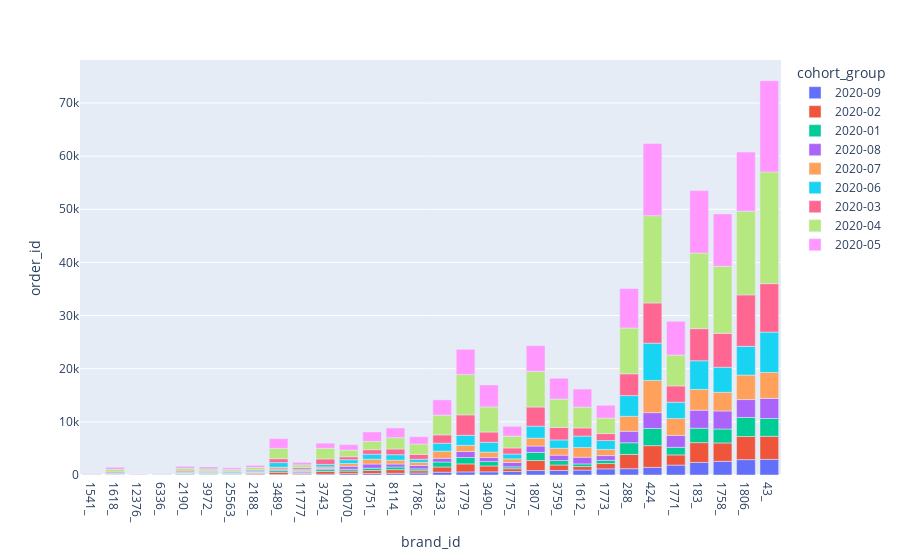

This figure's notebook cell:
### Markdown cell above
видно что почти по все бренды основной вклад вносят когорты 2020-05  2020-04 и 2020-03 (на текущий момент)

### Code cell
cohort_brand(unilever,"2020-01-01", "2020-12-12", "2020-01")

### Figure 1 — Plotly figure (JSON) as saved in the notebook; plotly's stock layout.template omitted (floating-point values rounded to 4 significant figures)
{"data": [{"alignmentgroup": "True", "customdata": [[101.0], [3428], [1971.0], [1585.0], [3141.0], [5637.0], [7885.0], [10010.0], [7987.0], [13120.0], [40850.0], [31810.0], [70150.0], [100600.0], [74380.0], [41890.0], [68300.0], [107000.0], [58190.0], [149600.0], [85410.0], [157700.0], [228400.0], [108400.0], [289800.0], [273400.0], [177300.0], [461600.0], [454700.0], [342900.0]], "hovertemplate": "cohort_group=2020-09<br>brand_id=%{x}<br>order_id=%{y}<br>rev_temp=%{customdata[0]}<extra></extra>", "legendgroup": "2020-09", "marker": {"color": "#636efa"}, "name": "2020-09", "offsetgroup": "2020-09", "orientation": "v", "showlegend": true, "textposition": "auto", "type": "bar", "x": ["1541_", "1618_", "12376_", "6336_", "2190_", "3972_", "25563_", "2188_", "3489_", "11777_", "3743_", "10070_", "1751_", "8114_", "1786_", "2433_", "1779_", "3490_", "1775_", "1807_", "3759_", "1612_", "1773_", "288_", "424_", "1771_", "183_", "1758_", "1806_", "43_"], "xaxis": "x", "y": [2, 7, 7, 13, 35, 56, 59, 74, 78, 98, 178, 261, 277, 325, 372, 528, 582, 596, 652, 838, 852, 923, 1156, 1187, 1432, 1865, 2371, 2575, 2893, 2943], "yaxis": "y"}, {"alignmentgroup": "True", "customdata": [[1323.0], [1583.0], [1533.0], [8390.0], [9064.0], [30500.0], [9342.0], [24680.0], [30810.0], [56010.0], [94590.0], [100200.0], [73460.0], [58740.0], [143800.0], [159500.0], [183300.0], [81160.0], [256700.0], [124200.0], [196200.0], [192300.0], [334800.0], [372700.0], [301800.0], [779100.0], [302400.0], [928300.0], [754300.0], [875300.0]], "hovertemplate": "cohort_group=2020-02<br>brand_id=%{x}<br>order_id=%{y}<br>rev_temp=%{customdata[0]}<extra></extra>", "legendgroup": "2020-02", "marker": {"color": "#EF553B"}, "name": "2020-02", "offsetgroup": "2020-02", "orientation": "v", "showlegend": true, "textposition": "auto", "type": "bar", "x": ["12376_", "6336_", "1541_", "25563_", "3972_", "1618_", "2190_", "2188_", "11777_", "3489_", "1786_", "3743_", "10070_", "1775_", "1751_", "1612_", "8114_", "2433_", "1773_", "3759_", "3490_", "1779_", "1807_", "1771_", "288_", "1758_", "183_", "424_", "43_", "1806_"], "xaxis": "x", "y": [5, 16, 17, 64, 69, 84, 104, 166, 211, 438, 441, 484, 485, 531, 567, 668, 685, 975, 996, 1030, 1104, 1508, 1882, 1914, 2680, 3458, 3723, 4091, 4342, 4358], "yaxis": "y"}, {"alignmentgroup": "True", "customdata": [[1620.0], [853.3], [1757.0], [4709.0], [24940.0], [7611.0], [8769.0], [13210.0], [16420.0], [38440.0], [58790.0], [71640.0], [37890.0], [84360.0], [113600.0], [153500.0], [111600.0], [152700.0], [149900.0], [101100.0], [73900.0], [151700.0], [259100.0], [278700.0], [283000.0], [573200.0], [230400.0], [667300.0], [579300.0], [686900.0]], "hovertemplate": "cohort_group=2020-01<br>brand_id=%{x}<br>order_id=%{y}<br>rev_temp=%{customdata[0]}<extra></extra>", "legendgroup": "2020-01", "marker": {"color": "#00cc96"}, "name": "2020-01", "offsetgroup": "2020-01", "orientation": "v", "showlegend": true, "textposition": "auto", "type": "bar", "x": ["12376_", "1541_", "6336_", "3972_", "1618_", "25563_", "2190_", "2188_", "11777_", "3489_", "10070_", "1786_", "1775_", "3743_", "1751_", "8114_", "1612_", "1773_", "3490_", "3759_", "2433_", "1779_", "1771_", "1807_", "288_", "1758_", "183_", "424_", "43_", "1806_"], "xaxis": "x", "y": [6, 14, 18, 61, 62, 62, 101, 105, 115, 319, 335, 338, 353, 355, 431, 497, 498, 612, 829, 840, 939, 1207, 1428, 1526, 2196, 2622, 2708, 3233, 3352, 3575], "yaxis": "y"}, {"alignmentgroup": "True", "customdata": [[495.7], [2921.0], [2162.0], [13920.0], [5722.0], [9846.0], [16060.0], [16260.0], [29070.0], [46380.0], [25870.0], [151200.0], [82780.0], [121200.0], [62360.0], [142200.0], [186800.0], [79860.0], [185000.0], [109900.0], [126700.0], [212600.0], [241000.0], [199800.0], [355900.0], [553800.0], [658500.0], [273700.0], [640900.0], [551900.0]], "hovertemplate": "cohort_group=2020-08<br>brand_id=%{x}<br>order_id=%{y}<br>rev_temp=%{customdata[0]}<extra></extra>", "legendgroup": "2020-08", "marker": {"color": "#ab63fa"}, "name": "2020-08", "offsetgroup": "2020-08", "orientation": "v", "showlegend": true, "textposition": "auto", "type": "bar", "x": ["1541_", "12376_", "6336_", "1618_", "2190_", "3972_", "25563_", "2188_", "11777_", "3743_", "3489_", "8114_", "10070_", "1786_", "2433_", "3490_", "1751_", "1775_", "1773_", "3759_", "1779_", "1807_", "1612_", "288_", "1771_", "424_", "1806_", "183_", "1758_", "43_"], "xaxis": "x", "y": [8, 12, 17, 38, 64, 110, 117, 118, 215, 239, 259, 562, 565, 639, 708, 769, 795, 830, 889, 1009, 1118, 1207, 1258, 2165, 2243, 2978, 3371, 3395, 3395, 3776], "yaxis": "y"}, {"alignmentgroup": "True", "customdata": [[3063.0], [1501.0], [2860.0], [20300.0], [7702.0], [20050.0], [19210.0], [17180.0], [31760.0], [59850.0], [36300.0], [62850.0], [116300.0], [73710.0], [201200.0], [221400.0], [189600.0], [259400.0], [137200.0], [146800.0], [98300.0], [258600.0], [486500.0], [275300.0], [643100.0], [749800.0], [321200.0], [793300.0], [795200.0], [1141000.0]], "hovertemplate": "cohort_group=2020-07<br>brand_id=%{x}<br>order_id=%{y}<br>rev_temp=%{customdata[0]}<extra></extra>", "legendgroup": "2020-07", "marker": {"color": "#FFA15A"}, "name": "2020-07", "offsetgroup": "2020-07", "orientation": "v", "showlegend": true, "textposition": "auto", "type": "bar", "x": ["12376_", "1541_", "6336_", "1618_", "2190_", "2188_", "25563_", "3972_", "11777_", "3743_", "3489_", "10070_", "1786_", "1775_", "8114_", "1751_", "3490_", "1773_", "1779_", "3759_", "2433_", "1807_", "1612_", "288_", "1771_", "1758_", "183_", "1806_", "43_", "424_"], "xaxis": "x", "y": [11, 20, 23, 49, 92, 134, 137, 174, 236, 270, 366, 516, 581, 677, 728, 895, 1007, 1151, 1157, 1295, 1329, 1482, 1820, 2812, 3173, 3504, 3908, 4608, 4885, 6061], "yaxis": "y"}, {"alignmentgroup": "True", "customdata": [[2175.0], [1711.0], [7660.0], [12720.0], [54070.0], [27080.0], [21520.0], [19500.0], [32560.0], [94330.0], [115100.0], [104600.0], [95970.0], [89690.0], [241200.0], [280500.0], [116900.0], [188500.0], [375400.0], [362100.0], [235300.0], [461800.0], [434300.0], [522100.0], [366600.0], [982800.0], [433800.0], [1022000.0], [1283000.0], [1332000.0]], "hovertemplate": "cohort_group=2020-06<br>brand_id=%{x}<br>order_id=%{y}<br>rev_temp=%{customdata[0]}<extra></extra>", "legendgroup": "2020-06", "marker": {"color": "#19d3f3"}, "name": "2020-06", "offsetgroup": "2020-06", "orientation": "v", "showlegend": true, "textposition": "auto", "type": "bar", "x": ["6336_", "1541_", "12376_", "2190_", "1618_", "2188_", "25563_", "3972_", "11777_", "3743_", "1786_", "10070_", "3489_", "1775_", "1751_", "8114_", "2433_", "3759_", "1773_", "3490_", "1779_", "1612_", "1807_", "1771_", "288_", "1758_", "183_", "1806_", "424_", "43_"], "xaxis": "x", "y": [17, 27, 28, 143, 145, 189, 211, 213, 229, 469, 590, 718, 870, 902, 947, 1026, 1500, 1576, 1676, 1851, 1897, 2155, 2247, 3069, 3901, 4723, 5396, 5402, 7011, 7592], "yaxis": "y"}, {"alignmentgroup": "True", "customdata": [[2694.0], [1900.0], [9115.0], [12020.0], [12660.0], [87950.0], [19430.0], [30010.0], [47540.0], [98920.0], [90630.0], [222200.0], [185600.0], [231600.0], [289800.0], [123200.0], [311200.0], [362500.0], [141300.0], [391000.0], [315600.0], [546500.0], [679600.0], [550000.0], [482600.0], [512100.0], [1591000.0], [1605000.0], [1693000.0], [1989000.0]], "hovertemplate": "cohort_group=2020-03<br>brand_id=%{x}<br>order_id=%{y}<br>rev_temp=%{customdata[0]}<extra></extra>", "legendgroup": "2020-03", "marker": {"color": "#FF6692"}, "name": "2020-03", "offsetgroup": "2020-03", "orientation": "v", "showlegend": true, "textposition": "auto", "type": "bar", "x": ["6336_", "1541_", "12376_", "25563_", "3972_", "1618_", "2190_", "2188_", "11777_", "10070_", "3489_", "1751_", "1786_", "3743_", "8114_", "1775_", "1773_", "1612_", "2433_", "3490_", "3759_", "1771_", "1807_", "1779_", "288_", "183_", "1758_", "424_", "43_", "1806_"], "xaxis": "x", "y": [24, 25, 29, 107, 119, 196, 218, 222, 310, 551, 737, 850, 917, 1029, 1070, 1147, 1315, 1532, 1577, 1935, 2351, 3071, 3614, 3847, 4104, 6038, 6375, 7574, 9122, 9686], "yaxis": "y"}, {"alignmentgroup": "True", "customdata": [[11800.0], [3662.0], [9121.0], [35050.0], [33980.0], [53520.0], [75410.0], [200800.0], [41650.0], [211500.0], [403300.0], [220100.0], [402100.0], [385900.0], [584600.0], [238500.0], [673700.0], [325500.0], [969000.0], [932400.0], [687600.0], [996000.0], [1196000.0], [974900.0], [885200.0], [2774000.0], [1186000.0], [3000000.0], [3127000.0], [4105000.0]], "hovertemplate": "cohort_group=2020-04<br>brand_id=%{x}<br>order_id=%{y}<br>rev_temp=%{customdata[0]}<extra></extra>", "legendgroup": "2020-04", "marker": {"color": "#B6E880"}, "name": "2020-04", "offsetgroup": "2020-04", "orientation": "v", "showlegend": true, "textposition": "auto", "type": "bar", "x": ["12376_", "1541_", "6336_", "25563_", "3972_", "2188_", "11777_", "1618_", "2190_", "10070_", "1751_", "3489_", "1786_", "3743_", "8114_", "1775_", "1773_", "2433_", "1612_", "3490_", "3759_", "1771_", "1807_", "1779_", "288_", "1758_", "183_", "1806_", "424_", "43_"], "xaxis": "x", "y": [39, 60, 83, 290, 340, 435, 483, 497, 504, 1259, 1545, 1945, 1945, 1996, 2126, 2223, 2918, 3699, 3920, 4717, 5329, 5804, 6701, 7589, 8607, 12607, 14225, 15755, 16425, 21027], "yaxis": "y"}, {"alignmentgroup": "True", "customdata": [[5343.0], [19040.0], [3972.0], [31160.0], [31930.0], [36580.0], [49160.0], [146400.0], [82640.0], [202300.0], [168200.0], [293400.0], [438700.0], [211400.0], [506500.0], [195000.0], [553000.0], [230300.0], [758200.0], [462800.0], [759400.0], [560900.0], [797600.0], [1067000.0], [699100.0], [1985000.0], [1988000.0], [917500.0], [2477000.0], [3054000.0]], "hovertemplate": "cohort_group=2020-05<br>brand_id=%{x}<br>order_id=%{y}<br>rev_temp=%{customdata[0]}<extra></extra>", "legendgroup": "2020-05", "marker": {"color": "#FF97FF"}, "name": "2020-05", "offsetgroup": "2020-05", "orientation": "v", "showlegend": true, "textposition": "auto", "type": "bar", "x": ["6336_", "12376_", "1541_", "25563_", "2190_", "3972_", "2188_", "1618_", "11777_", "3743_", "10070_", "1786_", "1751_", "3489_", "8114_", "1775_", "1773_", "2433_", "1612_", "3759_", "3490_", "1779_", "1807_", "1771_", "288_", "1758_", "1806_", "183_", "424_", "43_"], "xaxis": "x", "y": [46, 47, 54, 304, 369, 379, 383, 384, 475, 969, 1015, 1377, 1797, 1827, 1833, 1850, 2414, 2887, 3401, 3918, 4131, 4747, 4852, 6353, 7430, 9856, 11119, 11749, 13591, 17149], "yaxis": "y"}], "layout": {"barmode": "relative", "legend": {"title": {"text": "cohort_group"}, "tracegroupgap": 0}, "margin": {"t": 60}, "xaxis": {"anchor": "y", "domain": [0, 1], "title": {"text": "brand_id"}}, "yaxis": {"anchor": "x", "domain": [0, 1], "title": {"text": "order_id"}}}}
